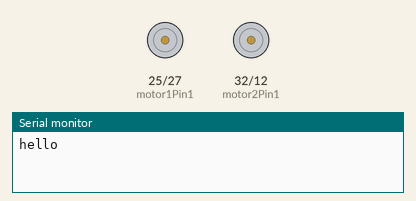
Simulated run of this sketch. Board: ESP32. Shown: motor-driver pin pairs drawn as motors (green arrow = first pin HIGH = forward, orange = second pin HIGH = backward, longer = more drive), the last lines printed to the serial monitor.

Above: at 1.0 s.
At 5.0 s:
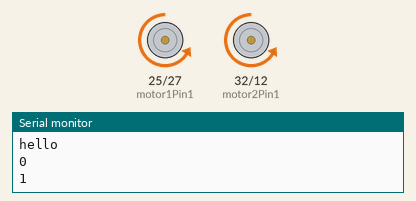
At 7.0 s:
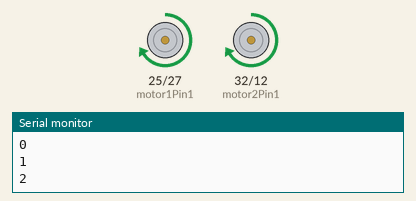
Timing chart, 0 to 9.2 s (numbered marks = the images above):
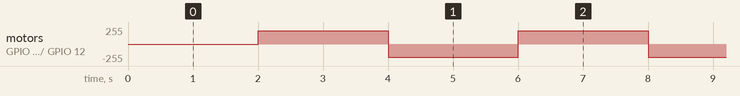

Measured:
- by itself, motor on GPIO 25 (motor1Pin1) / GPIO 27 (motor1Pin2), motor on GPIO 32 (motor2Pin1) / GPIO 12 (motor2Pin2): alternates forward 199/255 for 2.0 s and backward 199/255 for 2.0 s

The sketch:

pwm-test.ino
```cpp
const int freq = 5000;
const int resolution = 8;

// PIN SETTING
const int motor1Pin2 = 27;
const int motor1Pin1 = 25;
const int motor2Pin1 = 32;
const int motor2Pin2 = 12;
const int pwmValue = 200;
int value = 0;

void setup() {
  Serial.begin(115200);
  Serial.println("hello");

  ledcAttach(motor1Pin1, freq, resolution);
  ledcAttach(motor1Pin2, freq, resolution);
  ledcAttach(motor2Pin1, freq, resolution);
  ledcAttach(motor2Pin2, freq, resolution);
}


void loop() {
  static uint32_t lastTime = 0;
  if (millis() - lastTime < 2000) return;
  lastTime = millis();

  // print output
  Serial.println(value);

  // control motor
  if (value % 2 == 0) {
    ledcWrite(motor1Pin1, pwmValue);
    ledcWrite(motor1Pin2, 0);
    ledcWrite(motor2Pin1, pwmValue);
    ledcWrite(motor2Pin2, 0);
  } else {
    ledcWrite(motor1Pin1, 0);
    ledcWrite(motor1Pin2, pwmValue);
    ledcWrite(motor2Pin1, 0);
    ledcWrite(motor2Pin2, pwmValue);
  }

  ++value;
}
```
